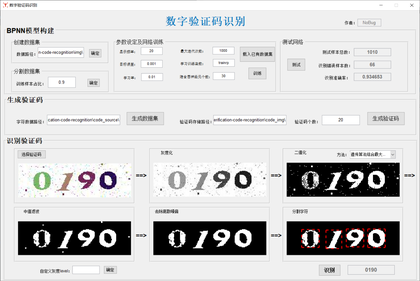
%> input picture image-20220121112741055.png, 420 x 281 px, shrunk from 1595 x 1066 before the run
$ octave --eval "result = ksw_ga_improve1(imread('image-20220121112741055.png'));"   (GNU Octave 9; MATLAB toolbox functions it lacks are replaced by stand-ins)
%> lines starting %> are read from the running program, lines starting %| are printed output that depends on the picture; in (x1, y1, x2, y2) boxes, pixels count from 0 and x2, y2 are one past the last pixel; in counts of white or black regions, pixels touching at a corner belong together; the program's own positions count from 1
### ksw.m
function y=ksw(t,mingrayvalue,maxgrayvalue,hist1,HT)

    %计算最佳直方图熵（KSW熵）

    Pt=0;
    for i=mingrayvalue:t
        Pt=Pt+hist1(i+1);
    end

    Ht=0;
    for i=mingrayvalue:t
        if hist1(i+1)==0
           temp=0;
        else
           temp= -hist1(i+1)*log(hist1(i+1));
        end
        Ht=Ht+temp;
    end

    if Pt==0 || Pt==1           %   or(Pt==0,Pt==1)
        temp1=0;
    else
%         temp1=log(Pt*(1-Pt))+Ht/Pt+(HT-Ht)/(1-Pt);
        temp1=log(Pt*(1-Pt))+(HT-Ht)/(1-Pt);
    end

    if temp1 < 0
        H=0;
    else
        H=temp1;
    end

    y=H;

### select_ga_improve.m
function s1=select_ga_improve(X1,adapt_value1,population)

    %选择算子

    total_adapt_value1=0;
    for i=1:population
        total_adapt_value1=total_adapt_value1+adapt_value1(i);
    end
    if total_adapt_value1 == 0
        adapt_value1_new = adapt_value1;
    else
        adapt_value1_new=adapt_value1/total_adapt_value1;
    end

    max_adapt_value1=max(adapt_value1);                               % 精英策略
    a=find(adapt_value1==max_adapt_value1);

    s1(1)=round(mean(X1(a)));%代表新的种群

    r=rand(1,population-1);

    for i=2:population                                                % 90%轮盘赌法
    temp=0;
    for j=1:population
        temp=temp+adapt_value1_new(j);
        if temp>=r(i-1)
            s1(i)=X1(j);
            break;
        end
    end
end


### cross_ga_improve.m
function c1=cross_ga_improve(s_code1,k,population)

   %交叉算子

   if k <= 20                                 %交叉概率取0.8,0.6
       pc=0.8;
   else
       pc=0.6;
   end

   ww=s_code1;

   for i=1:(pc*population/2-1)
       r=abs(round(rand(1)*20)-3);
       for j=(r+1):8
           temp=ww(2*i-1,j);
           ww(2*i-1,j)=ww(2*i,j);
           ww(2*i,j)=temp;
       end
   end

   c1=ww;
end


### mutation_ga_improve.m
function v1=mutation_ga_improve(c1,k,population)

    %变异算子,前0.02，中0.03，后0.02

    if k<=30
        pm=0.02;
    elseif k>30 && k<=50
        pm=0.03;
    else
        pm=0.02;
    end

    format long;

    for i=1:population
        for j=1:8
            r=rand(1);
            if r>pm
                temp(i,j)=c1(i,j);
            else
                tt=not(str2num(c1(i,j)));
                temp(i,j)=num2str(tt);
            end
        end
    end

    v1=temp;
end


### ksw_ga_improve1.m
%遗传算法结合最大熵优化
function I2 = ksw_ga_improve1(I)
    hist=imhist(I);%显示图像数据柱状图
%> hist = 256 values, max 129309 at index 241, min 30 at index 53, mean 1383
    total=0;
    for i=0:255
        total=total+hist(i+1);
    end
%> this loop made 256 passes
%> total on passes 1 to 3: 24639, 27675, 28923
%> after the loop, total = 354060
    hist1=hist/total;%求每点的归一化//求像素为i的概率Pi
%> hist1 = 256 values, max 0.365 at index 241, min 8.47e-05 at index 53, mean 0.00391
    HT=0;%存储图像熵
    for i=0:255
        if hist1(i+1)==0
            temp=0;
        else
            temp=-hist1(i+1)*log(hist1(i+1));
        end
        HT=HT+temp;
    end
%> this loop made 256 passes
%> (temp, HT) on passes 1 to 12: (0.185, 0.185), (0.0408, 0.226), (0.0199, 0.246), (0.036, 0.282), (0.00989, 0.292), (0.0043, 0.296), (0.00288, 0.299), (0.00202, 0.301), (0.0013, 0.303), (0.00177, 0.304), (0.00212, 0.306), (0.0021, 0.309)
%> after the loop, HT = 3.17; temp = 0.162
        %种群随机初始化，种群数取10，染色体二进制编码取8位
        t0=clock;
        population=20;
        X0=round(rand(1,population)*255);  %阈值
        for i=1:population
            adapt_value0(i)=ksw(X0(i),0,255,hist1,HT);%熵值
        end
%> this loop made 20 passes
%> (temp1 in ksw, H in ksw, y in ksw) on passes 1 to 12: (0.782, 0.782, 0.782), (0.786, 0.786, 0.786), (0.754, 0.754, 0.754), (0.72, 0.72, 0.72), (0.764, 0.764, 0.764), (0.753, 0.753, 0.753), (0.783, 0.783, 0.783), (0.728, 0.728, 0.728), (0.76, 0.76, 0.76), (0.774, 0.774, 0.774), (0.776, 0.776, 0.776), (0.763, 0.763, 0.763)
%> after the loop, adapt_value0 = 20 values, max 0.926 at index 18, min 0.72 at index 16, mean 0.771
        adapt_average0=mean(adapt_value0);
%> adapt_average0 = 0.771
        X1=X0;
        adapt_value1=adapt_value0;
%> adapt_value1 has the same summary as adapt_value0
        adapt_average1=adapt_average0;
%> adapt_average1 = 0.771
        %循环搜索，搜索代数取200
        generation=200;
        for k=1:generation
            s1=select_ga_improve(X1,adapt_value1,population);
            s_code1=dec2bin(s1,8);    %将阈值矩阵转换为八位的二进制
            c1=cross_ga_improve(s_code1,k,population);
            v1=mutation_ga_improve(c1,k,population);
            X2=(bin2dec(v1))';
            for i=1:population
                adapt_value2(i)=ksw(X2(i),0,255,hist1,HT);
            end
            adapt_average2=mean(adapt_value2);
            if abs(adapt_average2-adapt_average1)<=0.01
                break;
            else
                X1=X2;
                adapt_value1=adapt_value2;
                adapt_average1=adapt_average2;
            end
        end
%> this loop made 9 passes
%> (max_adapt_value1 in select_ga_improve, a in select_ga_improve, adapt_average2, adapt_average1) on passes 1 to 8: (0.926, 18, 0.788, 0.788), (0.926, [1 13], 0.844, 0.844), (2.02, 1, 0.959, 0.959), (2.02, [1 16], 0.969, 0.969), (2.02, [1 10 19], 1.36, 1.36), (2.02, [1 2 5 6 7 11 14 16 18], 1.55, 1.55), (2.03, 1, 1.8, 1.8), (2.03, [1 8 11], 1.73, 1.73)
%> (max_adapt_value1 in select_ga_improve, a in select_ga_improve, adapt_average2) on pass 9: (2.03, [1 17], 1.74)
%> after the loop, X1 = 20 values, max 245 at index 6, min 80 at index 5, mean 215.9; adapt_value1 = 20 values, max 2.03 at index 1, min 0.729 at index 5, mean 1.73; adapt_value2 = 20 values, max 2.03 at index 1, min 0.758 at index 2, mean 1.74
        [max_value,number]=max(adapt_value2);
%> max_value = 2.03; number = 1
    %     number=find(adapt_value2==max_value);
    %     t_opt=round(mean(X2(number)));
        t_opt = X2(number);
%> t_opt = 240
    t1=clock;
    search_time=etime(t1,t0);
    %%阈值分割及显示部分
    threshold_opt=t_opt/255;
%> threshold_opt = 0.941
    % threshold_opt
    I2=1-im2bw(I,threshold_opt);
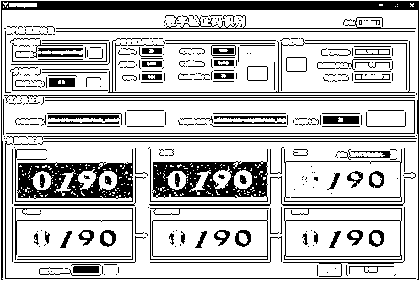
%> I2: size 281x420 double; values 0 (black) and 1 (white), 76.2% white; 371 black regions (228 under 20 px), largest, box (x1, y1, x2, y2) and area: (1, 1, 419, 280) 4325, (15, 149, 133, 202) 2978, (150, 149, 268, 202) 2898

$ run again, on image-20220121113408784.png
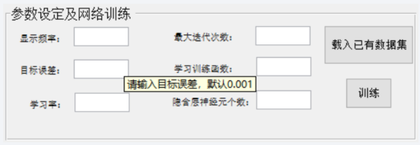
%> input picture image-20220121113408784.png, 420 x 145 px, shrunk from 788 x 272 before the run
%> hist = 256 values, max 94135 at index 241, min 0 at index 3, mean 713.7
%> the loop in ksw_ga_improve1, `for i=0:255` made 256 passes
%> total on passes 1 to 3: 8, 10, 10
%> after the loop in ksw_ga_improve1, `for i=0:255`: total = 182700
%> hist1 = 256 values, max 0.515 at index 241, min 0 at index 3, mean 0.00391
%> the loop in ksw_ga_improve1, `for i=0:255` made 256 passes
%> (temp, HT) on passes 1, 2, 5, 8, 9, 10, 11, 12: (0.000439, 0.000439), (0.000125, 0.000565), (6.63e-05, 0.000631), (0.000125, 0.000756), (6.63e-05, 0.000822), (0.000181, 0.001), (0.000181, 0.00118), (0.000125, 0.00131)
%> after the loop in ksw_ga_improve1, `for i=0:255`: HT = 2.59; temp = 0.201
%> the loop in ksw_ga_improve1, `for i=1:population` made 20 passes
%> temp1 in ksw on passes 1 to 8: -0.206, -0.526, -1.48, -3.23, -1.05, -1.58, -0.435, -2.82
%> after the loop in ksw_ga_improve1, `for i=1:population`: adapt_value0 = 20 values, max 0.328 at index 18, min 0 at index 1, mean 0.0164
%> adapt_average0 = 0.0164
%> in ksw_ga_improve1, `adapt_value1=adapt_value0;`: adapt_value1 has the same summary as adapt_value0
%> the loop in ksw_ga_improve1, `for k=1:generation` made 20 passes
%> (max_adapt_value1 in select_ga_improve, a in select_ga_improve, adapt_average2, adapt_average1) on passes 1 to 8: (0.328, 18, 0.368, 0.368), (1.47, 18, 0.711, 0.711), (1.69, 10, 1.27, 1.27), (1.69, [1 2 4 5 7 12 13], 1.39, 1.39), (1.8, 15, 1.42, 1.42), (1.8, 1, 1.35, 1.35), (1.8, 11, 1.42, 1.42), (1.8, [1 11 14 15 19], 1.53, 1.53)
%> after the loop in ksw_ga_improve1, `for k=1:generation`: X1 = 20 values, max 250 at index 8, min 240 at index 2, mean 241.8; adapt_value1 = 20 values, max 1.8 at index 2, min 0.364 at index 8, mean 1.58; adapt_value2 = 20 values, max 1.8 at index 1, min 0.504 at index 17, mean 1.58
%> max_value = 1.8; number = 1
%> t_opt = 240
%> threshold_opt = 0.941
%> in ksw_ga_improve1, `I2=1-im2bw(I,threshold_opt);`:
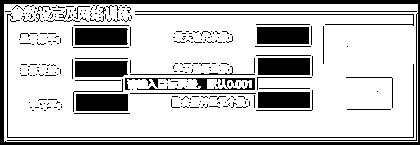
%> I2: size 145x420 double; values 0 (black) and 1 (white), 77.5% white; 272 black regions (237 under 20 px), largest, box (x1, y1, x2, y2) and area: (0, 0, 420, 145) 4306, (75, 28, 128, 45) 886, (257, 27, 309, 44) 884

$ run again, on image-20220121115042533.png
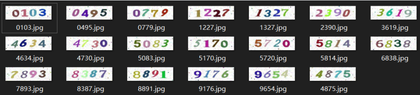
%> input picture image-20220121115042533.png, 420 x 95 px, shrunk from 945 x 214 before the run
%> hist = 256 values, max 43020 at index 33, min 6 at index 9, mean 467.6
%> the loop in ksw_ga_improve1, `for i=0:255` made 256 passes
%> total on passes 1 to 3: 51, 64, 74
%> after the loop in ksw_ga_improve1, `for i=0:255`: total = 119700
%> hist1 = 256 values, max 0.359 at index 33, min 5.01e-05 at index 9, mean 0.00391
%> the loop in ksw_ga_improve1, `for i=0:255` made 256 passes
%> (temp, HT) on passes 1 to 8: (0.00331, 0.00331), (0.000991, 0.0043), (0.000784, 0.00508), (0.00126, 0.00634), (0.000854, 0.00719), (0.000923, 0.00812), (0.000923, 0.00904), (0.00126, 0.0103)
%> after the loop in ksw_ga_improve1, `for i=0:255`: HT = 3.71; temp = 0.139
%> the loop in ksw_ga_improve1, `for i=1:population` made 20 passes
%> (temp1 in ksw, H in ksw, y in ksw) on passes 1 to 8: (2.88, 2.88, 2.88), (3.2, 3.2, 3.2), (3.91, 3.91, 3.91), (4.1, 4.1, 4.1), (3.76, 3.76, 3.76), (3.93, 3.93, 3.93), (3.1, 3.1, 3.1), (4.05, 4.05, 4.05)
%> after the loop in ksw_ga_improve1, `for i=1:population`: adapt_value0 = 20 values, max 4.11 at index 16, min 1.05 at index 18, mean 3.34
%> adapt_average0 = 3.34
%> in ksw_ga_improve1, `adapt_value1=adapt_value0;`: adapt_value1 has the same summary as adapt_value0
%> the loop in ksw_ga_improve1, `for k=1:generation` made 5 passes
%> (a in select_ga_improve, adapt_average2, adapt_average1) on passes 1 to 4: (16, 3.43, 3.43), ([1 15 20], 3.59, 3.59), ([1 2 11 14 15 20], 3.68, 3.68), ([1 5 16 18], 3.82, 3.82)
%> after the loop in ksw_ga_improve1, `for k=1:generation`: X1 = 20 values, max 216 at index 4, min 64 at index 1, mean 107.9; adapt_value1 = 20 values, max 4.11 at index 1, min 2.87 at index 4, mean 3.82; adapt_value2 = 20 values, max 4.11 at index 1, min 2.85 at index 4, mean 3.82
%> max_value = 4.11; number = 1
%> t_opt = 64
%> threshold_opt = 0.251
%> in ksw_ga_improve1, `I2=1-im2bw(I,threshold_opt);`:
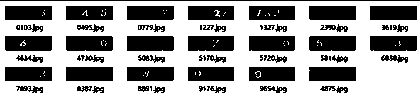
%> I2: size 95x420 double; values 0 (black) and 1 (white), 60.5% white; 61 black regions (13 under 20 px), largest, box (x1, y1, x2, y2) and area: (127, 36, 174, 51) 702, (370, 36, 417, 51) 695, (309, 36, 356, 51) 692
